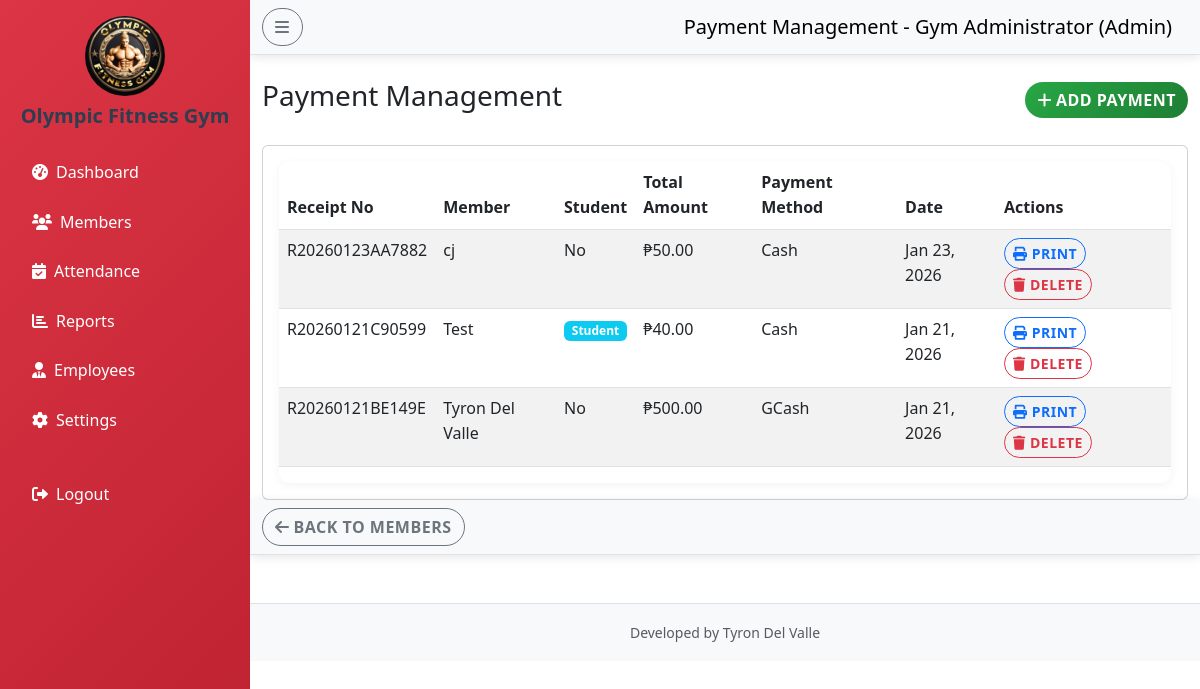
/admin/payments.php (signed in), run on the app's committed database.
### tables this page shows
CREATE TABLE `gym_settings` (
  `id` int(11) NOT NULL,
  `gym_name` varchar(255) NOT NULL DEFAULT 'Gym Management System',
  `logo_path` varchar(255) NOT NULL DEFAULT 'gym logo.jpg',
  `background_path` varchar(255) NOT NULL DEFAULT 'gym background.jpg',
  `updated_at` timestamp NOT NULL DEFAULT current_timestamp() ON UPDATE current_timestamp(),
  `sidebar_theme` varchar(50) NOT NULL DEFAULT 'primary'
);

CREATE TABLE `payments` (
  `id` int(11) NOT NULL,
  `member_id` int(11) NOT NULL,
  `amount` decimal(10,2) NOT NULL,
  `receipt_no` varchar(50) NOT NULL,
  `payment_method` varchar(50) DEFAULT NULL,
  `payment_date` datetime DEFAULT current_timestamp(),
  `notes` text DEFAULT NULL,
  `is_student_discount` tinyint(1) DEFAULT 0,
  `student_id` varchar(50) DEFAULT NULL,
  `discount_amount` decimal(10,2) DEFAULT 0.00,
  `reference_no` varchar(100) DEFAULT NULL,
  `created_by` int(11) DEFAULT NULL
);

CREATE TABLE `members` (
  `id` int(11) NOT NULL,
  `member_code` varchar(50) DEFAULT NULL,
  `fullname` varchar(100) NOT NULL,
  `email` varchar(100) DEFAULT NULL,
  `phone` varchar(20) DEFAULT NULL,
  `address` text DEFAULT NULL,
  `plan` varchar(50) DEFAULT NULL,
  `start_date` date DEFAULT NULL,
  `end_date` date DEFAULT NULL,
  `status` enum('ACTIVE','EXPIRED','SUSPENDED') DEFAULT 'ACTIVE',
  `is_student` tinyint(1) DEFAULT 0,
  `student_id` varchar(50) DEFAULT NULL,
  `created_at` timestamp NOT NULL DEFAULT current_timestamp(),
  `created_by` int(11) DEFAULT NULL,
  `qr_code` varchar(255) DEFAULT NULL,
  `qr_token` varchar(64) DEFAULT NULL
);

### admin/payments.php (the view, shortened to what this page needs)
    <?php
include "../config/db.php";
$user = $_SESSION['user'];
$settings = $conn->query("SELECT * FROM gym_settings WHERE id = 1")->fetch_assoc();
$payments = $conn->query("SELECT p.*, m.fullname, m.is_student, u.fullname as created_by_name FROM payments p JOIN members m ON p.member_id = m.id LEFT JOIN users u ON p.created_by = u.id ORDER BY p.payment_date DESC");
?>
<!DOCTYPE html>
<html lang="en">
<head>
    <link href="https://cdn.jsdelivr.net/npm/bootstrap@5.3.0/dist/css/bootstrap.min.css" rel="stylesheet">
    <link href="https://cdnjs.cloudflare.com/ajax/libs/font-awesome/6.0.0/css/all.min.css" rel="stylesheet">
    <link href="../assets/style.css" rel="stylesheet">
</head>
<body>
    <div class="d-flex">
        <nav id="sidebar" class="bg-<?php echo htmlspecialchars($settings['sidebar_theme']); ?> <?php echo ($settings['sidebar_theme'] == 'light') ? 'text-dark' : 'text-white'; ?> vh-100" style="width: 250px;">
            <div class="p-3">
                <div class="text-center mb-4">
                    <img src="../<?php echo htmlspecialchars($settings['logo_path']); ?>" alt="Gym Logo" class="rounded-circle mb-2" style="width: 80px; height: 80px;">
                    <h5 class="fw-bold"><?php echo htmlspecialchars($settings['gym_name']); ?></h5>
                </div>
                <ul class="nav flex-column">
                    <li class="nav-item mb-2">
                        <a class="nav-link <?php echo ($settings['sidebar_theme'] == 'light') ? 'text-dark' : 'text-white'; ?>" href="dashboard.php">
                            <i class="fas fa-tachometer-alt me-2"></i>Dashboard
                        </a>
                    </li>
                    <li class="nav-item mb-2">
                        <a class="nav-link <?php echo ($settings['sidebar_theme'] == 'light') ? 'text-dark' : 'text-white'; ?>" href="members.php">
                            <i class="fas fa-users me-2"></i>Members
                        </a>
                    </li>
                    <li class="nav-item mb-2">
                        <a class="nav-link <?php echo ($settings['sidebar_theme'] == 'light') ? 'text-dark' : 'text-white'; ?>" href="attendance.php">
                            <i class="fas fa-calendar-check me-2"></i>Attendance
                        </a>
                    </li>
                    <li class="nav-item mb-2">
                        <a class="nav-link <?php echo ($settings['sidebar_theme'] == 'light') ? 'text-dark' : 'text-white'; ?>" href="reports.php">
                            <i class="fas fa-chart-bar me-2"></i>Reports
                        </a>
                    </li>
                    <li class="nav-item mb-2">
                        <a class="nav-link <?php echo ($settings['sidebar_theme'] == 'light') ? 'text-dark' : 'text-white'; ?>" href="employees.php">
                            <i class="fas fa-user-tie me-2"></i>Employees
                        </a>
                    </li>
                      <li class="nav-item mb-2">
                        <a class="nav-link <?php echo ($settings['sidebar_theme'] == 'light') ? 'text-dark' : 'text-white'; ?>" href="settings.php">
                            <i class="fas fa-cog me-2"></i>Settings
                        </a>
                    </li>
                    <li class="nav-item mt-4">
                        <a class="nav-link <?php echo ($settings['sidebar_theme'] == 'light') ? 'text-dark' : 'text-white'; ?>" href="../logout.php">
                            <i class="fas fa-sign-out-alt me-2"></i>Logout
                        </a>
                    </li>
                </ul>
            </div>
        </nav>
        <div class="flex-grow-1">
            <nav class="navbar navbar-light bg-light border-bottom">
                <div class="container-fluid">
                    <button class="btn btn-outline-secondary me-3" id="sidebarToggle">
                        <i class="fas fa-bars"></i>
                    </button>
                    <span class="navbar-brand mb-0 h1">Payment Management - <?php echo htmlspecialchars($user['fullname']); ?> (Admin)</span>
                </div>
            </nav>
            <div class="container-fluid mt-4">
        <div class="row">
            <div class="col-12">
                <div class="d-flex justify-content-between align-items-center mb-4">
                    <h1 class="h3">Payment Management</h1>
                    <button class="btn btn-success" data-bs-toggle="modal" data-bs-target="#addPaymentModal">
                        <i class="fas fa-plus me-1"></i>Add Payment
                    </button>
                </div>
                <div class="card">
                    <div class="card-body">
                        <div class="table-responsive">
                            <table class="table table-striped">
                                <thead>
                                    <tr>
                                        <th>Receipt No</th>
                                        <th>Member</th>
                                        <th>Student</th>
                                        <th>Total Amount</th>
                                        <th>Payment Method</th>
                                        <th>Date</th>
                                        <th>Actions</th>
                                    </tr>
                                </thead>
                                <tbody>
                                    <?php while ($payment = $payments->fetch_assoc()): ?>
                                    <tr>
                                        <td><?php echo htmlspecialchars($payment['receipt_no']); ?></td>
                                        <td><?php echo htmlspecialchars($payment['fullname']); ?></td>
                                        <td><?php if ($payment['is_student']): ?><span class="badge bg-info">Student</span><?php else: ?>No<?php endif; ?></td>
                                        <td>₱<?php echo number_format($payment['amount'] - $payment['discount_amount'], 2); ?></td>
                                        <td><?php echo htmlspecialchars($payment['payment_method'] ?? 'Cash'); ?></td>
                                        <td><?php echo date('M j, Y', strtotime($payment['payment_date'])); ?></td>
                                        <td>
                                            <a href="print_receipt.php?id=<?php echo $payment['id']; ?>" class="btn btn-sm btn-outline-primary" target="_blank">
                                                <i class="fas fa-print"></i> Print
                                            </a>
                                            <button class="btn btn-sm btn-outline-danger" onclick="deletePayment(<?php echo $payment['id']; ?>)">
                                                <i class="fas fa-trash"></i> Delete
                                            </button>
                                        </td>
                                    </tr>
                                    <?php endwhile; ?>
                                </tbody>
                            </table>
                        </div>
                    </div>
                </div>
            </div>
        </div>
    </div>
      <nav class="navbar navbar-light bg-light border-bottom">
                <div class="container-fluid">
                    <a href="members.php" class="btn btn-outline-secondary me-3">
                        <i class ="fas fa-arrow-left me-1"></i>Back to Members
                    </a>
            </nav>
    <footer class="bg-light text-center text-muted py-3 mt-5 border-top">
        <div class="container">
            <small>Developed by Tyron Del Valle</small>
        </div>
    </footer>
</body>
</html>

### assets/style.css (style rules this page uses)
.btn { transition: all 0.3s ease; border-radius: 25px; font-weight: 600; text-transform: uppercase; letter-spacing: 0.5px; position: relative; overflow: hidden; }
.btn::before { content: ''; position: absolute; top: 0; left: -100%; width: 100%; height: 100%; background: linear-gradient(90deg, transparent, rgba(255, 255, 255, 0.2), transparent); transition: left 0.5s; }
.btn-success { background: linear-gradient(135deg, #28a745, #1e7e34); border: none; }
.bg-danger { background: linear-gradient(135deg, #dc3545, #bd2130) !important; }
body { animation: pageLoad 0.5s ease-out; }
.navbar { box-shadow: 0 2px 10px rgba(0, 0, 0, 0.1); }
body { font-family: 'Segoe UI', Tahoma, Geneva, Verdana, sans-serif; line-height: 1.6; }
h1, h2, h3, h4, h5, h6 { font-weight: 700; color: #2c3e50; }
.badge { animation: badgePulse 2s infinite; }
.table-responsive { border-radius: 10px; overflow: hidden; box-shadow: 0 2px 10px rgba(0, 0, 0, 0.05); }
#sidebar { position: fixed; top: 0; left: 0; height: 100vh; width: 250px !important; transition: width 0.3s ease, transform 0.3s ease; z-index: 100; }
.flex-grow-1 { margin-left: 250px; transition: margin-left 0.3s ease; }

### data on the page
gym_settings: logo_path (picture), gym_name "Olympic Fitness Gym"
payments: receipt_no "R20260123AA7882", member.fullname "cj", shows "No", $payment['amount']-$payment['discount_amount'] "50.00", payment_method "Cash", payment_date "Jan 23, 2026"
payments: receipt_no "R20260121C90599", member.fullname "Test", shows "Student", $payment['amount'] - $payment['discount_amount'] "40.00", payment_method "Cash", payment_date "Jan 21, 2026"
payments: receipt_no "R20260121BE149E", member.fullname "Tyron Del Valle", shows "No", $payment['amount']-$payment['discount_amount'] "500.00", payment_method "GCash", payment_date "Jan 21, 2026"

### other printed values
$user['fullname'] "Gym Administrator"
